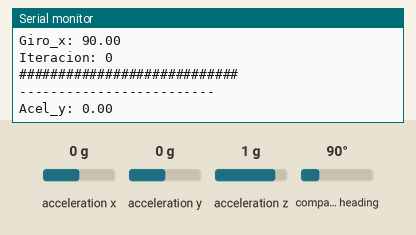
This sketch was run on a simulated Arduino Uno, built with avr-gcc and run on an emulated ATmega328P. Parts: the last lines printed to the serial monitor. The test bench sets the inputs (shaded band); at power-on: acceleration y 0 g, acceleration z 1 g, compass heading 90°, acceleration x 0 g.

Above: at 2.2 s.
2.3 s: acceleration y set to -1.4 g
At 2.7 s:
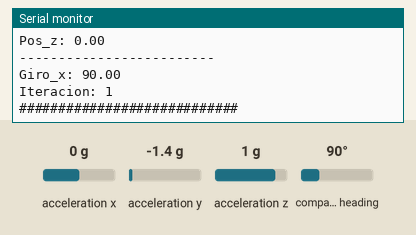
3.8 s: acceleration z set to -1.4 g
At 5.1 s:
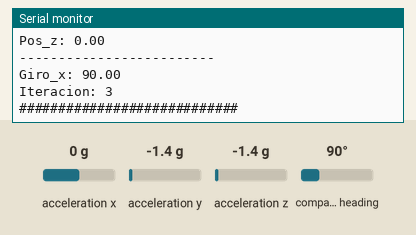
5.3 s: compass heading set to 7°
At 6.7 s:
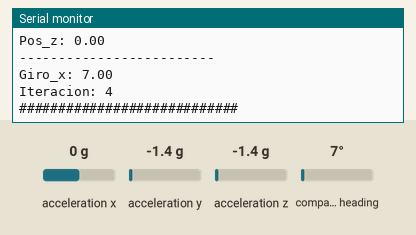
Timing chart, 0 to 8.3 s (numbered marks = the images above; inputs shaded):
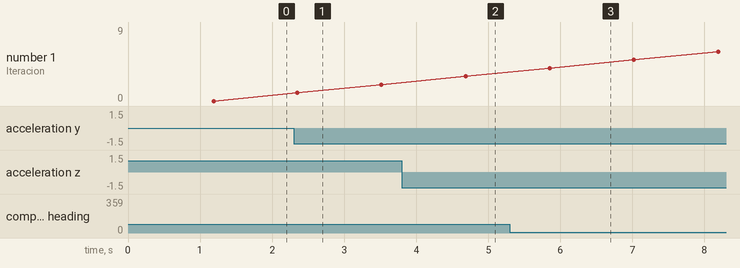

The sketch:

test.ino
```cpp
#include <Wire.h>
#include <Adafruit_Sensor.h>
#include <Adafruit_BNO055.h>
#include <utility/imumaths.h>


Adafruit_BNO055 bno = Adafruit_BNO055(55); // enciendo el IMU

void setup(){

    Serial.begin(9600);
    Serial.println("Orientation Sensor Test"); Serial.println("");
  /* Initialise the sensor */
    if(!bno.begin())
    {

        Serial.print("No se detecta el sensor");
        while(1);
    }

  delay(1000);

  bno.setExtCrystalUse(true);

}

int cali =0;
int cal_gyro = 0;
int cal_mag = 0;
int cal_accel = 0;
float vel_y;
int i = 0;
float diff_t;
float t0 ;
float pos0_y;
float pos0_z;
float pos_y;
float pos_z;
float t;
float acel_z;
float acel_y ;
float giro_x ;
float vel0_z;
float vel0_y;
float vel_z;
float acel_cal_y;

int calibrar(void){
  /* Get the four calibration values (0..3) */
  /* Any sensor data reporting 0 should be ignored, */
  /* 3 means 'fully calibrated" */
  uint8_t system, gyro, accel, mag;
  system = gyro = accel = mag = 0;
  bno.getCalibration(&system, &gyro, &accel, &mag);

  /* The data should be ignored until the system calibration is > 0
  Serial.print("\t");*/
  if (!system)
  {
    Serial.print("! ");
  }

  // Display the individual values
  Serial.print("Sys:");
  Serial.print(system, DEC);
  Serial.println(" G:");
  Serial.print(gyro, DEC);
  Serial.println(" A:");
  Serial.print(accel, DEC);
  Serial.println(" M:");
  Serial.print(mag, DEC);

  return accel, mag, gyro;

}

void loop(){
  imu::Vector<3> euler = bno.getVector(Adafruit_BNO055::VECTOR_EULER); // vector de angulos de euler
  imu::Vector<3> acel = bno.getVector(Adafruit_BNO055::VECTOR_ACCELEROMETER); // vector de acelearciones lineales
// iterador

  t = millis()/1000; // valor del tiempo
  if (i == 0){
    // primera iteracion
    t0 = 0;
    float acel_cal_y = acel.y();
    float acel_cal_z = acel.z();
    pos0_y = 0;
    pos0_z = 0;
    vel0_z = 0;
    vel0_y = 0;
  }
  /*
  Hay que añadir el filtro para las acelaraciones
  // FILTRO EN CONSTRUCCIÓN
  if (acel.y()>-0.45 || acel.y()<-0.5){
    acel_y = 0;
  }
  else{
    acel_y = acel.y();
  }
  */
  // Velocidades
  vel_z = acel.z()* diff_t + vel0_z;
  vel0_z = vel_z;

  vel_y = acel.y()*diff_t * vel0_y;
  vel0_y = vel_y;
  // Posiciones

  pos_z = vel_z * pow(diff_t,2) + pos0_z;
  pos_y = vel_y * pow(diff_t,2) + pos0_y;
  pos0_z = pos_z;
  pos0_y = pos_y;
  // tiempo
  t0 = t;

  // Print por pantalla
  Serial.println("-------------------------");
  Serial.print("Acel_y: "); Serial.println(acel.y());
  Serial.print("Vel_y: "); Serial.println(vel_y);
  Serial.print("Pos_y: "); Serial.println(pos_y);
  Serial.println("-------------------------");
  Serial.print("Acel_z: "); Serial.println(acel.z());
  Serial.print("Vel_z: "); Serial.println(vel_z);
  Serial.print("Pos_z: "); Serial.println(pos_z);
  Serial.println("-------------------------");
  Serial.print("Giro_x: "); Serial.println(euler.x());
  Serial.print("Iteracion: "); Serial.println(i);
  Serial.println("############################");

  // Contar iteracion, importante para la primera
  i = i +1;
  delay(1000);
}
```

Measured:
- after the input at 3.8 s, the serial monitor: prints a new line after 0.80 s (image 2)
- after the input at 5.3 s, the serial monitor: prints a new line after 0.54 s (image 3)
